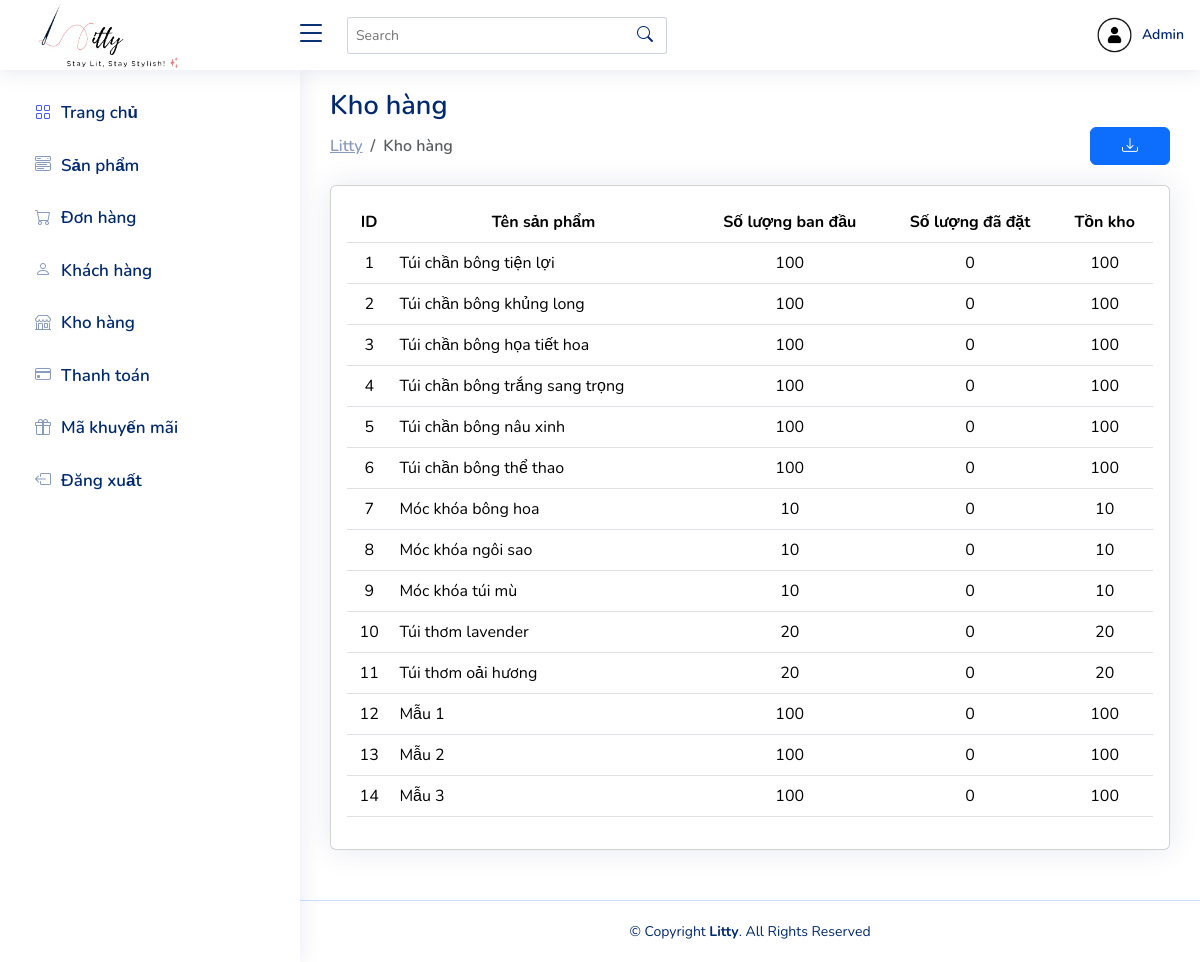
The page /admin/inventory.php (signed in) on the database its author committed.
### tables this page shows
CREATE TABLE Products (
    ID INT PRIMARY KEY AUTO_INCREMENT,
    name VARCHAR(100) UNIQUE, 
    categoryID INT,
    description TEXT,
    price DECIMAL(10, 2),
    stock INT,
    image VARCHAR(255),
    promotional ENUM('yes', 'no') DEFAULT 'no',
    promotionalprice DECIMAL(10, 0),
    created TIMESTAMP DEFAULT CURRENT_TIMESTAMP,
    FOREIGN KEY (categoryID) REFERENCES Categories(ID)
);

### admin/inventory.php (the view, shortened to what this page needs)
<?php
include '../database/connect.php';
$sql = "SELECT p.ID, p.name, p.stock AS initial_quantity,
               COALESCE(SUM(oi.quantity), 0) AS ordered_quantity
        FROM Products p
        LEFT JOIN OrderItems oi ON p.ID = oi.productID
        GROUP BY p.ID, p.name, p.stock";
$stmt = $pdo->prepare($sql);
$stmt->execute();
$products = $stmt->fetchAll(PDO::FETCH_ASSOC);
?>
<?php include 'header.php';?>
<main id="main" class="main">
    <div class="pagetitle">
        <h1>Kho hàng</h1>
        <div class="d-flex justify-content-between align-items-center">
            <nav>
                <ol class="breadcrumb mb-0">
                    <li class="breadcrumb-item"><a href="index.php">Litty</a></li>
                    <li class="breadcrumb-item active">Kho hàng</li>
                </ol>
            </nav>
            <div>
                <form action="inventory.php" method="POST">
                    <button type="submit" name="export_inventory" class="btn btn-primary" style="width: 80px"><i class="bi bi-download"></i></button>
                </form>
            </div>
        </div>
    </div>
    <section class="section mt-3">
        <div class="row">
            <div class="col-lg-12">
                <div class="card">
                    <div class="card-body">
                        <?php if (empty($products)): ?>
                        <div class="alert alert-warning" role="alert">
                            Không có sản phẩm nào trong kho.
                        </div>
                        <?php else: ?>
                        <table class="table datatable">
                            <thead>
                                <tr>
                                    <th class="text-center align-middle">ID</th>
                                    <th class="text-center align-middle">Tên sản phẩm</th>
                                    <th class="text-center align-middle">Số lượng ban đầu</th>
                                    <th class="text-center align-middle">Số lượng đã đặt</th>
                                    <th class="text-center align-middle">Tồn kho</th>
                                </tr>
                            </thead>
                            <tbody>
                                <?php foreach ($products as $product):
                                    $initial_quantity = $product['initial_quantity'];
                                    $ordered_quantity = $product['ordered_quantity'];
                                    $stock_quantity = $initial_quantity - $ordered_quantity;
                                ?>
                                    <tr>
                                        <td class="text-center align-middle"><?php echo htmlspecialchars($product['ID']); ?></td>
                                        <td class="align-middle"><?php echo htmlspecialchars($product['name']); ?></td>
                                        <td class="text-center align-middle"><?php echo htmlspecialchars($initial_quantity); ?></td>
                                        <td class="text-center align-middle"><?php echo htmlspecialchars($ordered_quantity); ?></td>
                                        <td class="text-center align-middle"><?php echo htmlspecialchars($stock_quantity); ?></td>
                                    </tr>
                                <?php endforeach; ?>
                            </tbody>
                        </table>
                    </div>
                <?php endif; ?>
            </div>
        </div>
    </section>
</main>
<?php include 'footer.php';?>

### admin/css/style.css (style rules this page uses)
:root { scroll-behavior: smooth; }
* { font-family: "Nunito", sans-serif; }
body { background: #f6f9ff; color: #444444; }
a { color: #4154f1; text-decoration: none; }
body, a, h1, h2, h3, h4, h5, h6 { font-family: "Nunito", sans-serif; }
#main { margin-top: 60px; padding: 20px 30px; transition: all 0.3s; }
.pagetitle { margin-bottom: 20px; }
.pagetitle h1 { font-size: 27px; margin-top: 10px; margin-bottom: 5px; font-weight: 600; color: #012970; }
.card { margin-bottom: 30px; border: none; border-radius: 5px; box-shadow: 0px 0 30px rgba(1, 41, 112, 0.1); }
.card-body { padding: 0 20px 20px 20px; }
.breadcrumb { font-size: 14px; font-family: "Nunito", sans-serif; color: #899bbd; font-weight: 600; }
.breadcrumb a { color: #899bbd; transition: 0.3s; }
.breadcrumb .breadcrumb-item::before { color: #899bbd; }
.breadcrumb .active { color: #51678f; font-weight: 600; }
@media (min-width: 1200px) { #main, #footer { margin-left: 300px; } }

### rows shown on the page
products: ID "1", name "Túi chần bông tiện lợi", stock "100", ordered_quantity "0"
products: ID "2", name "Túi chần bông khủng long", stock "100", ordered_quantity "0"
products: ID "3", name "Túi chần bông họa tiết hoa", stock "100", ordered_quantity "0"
products: ID "4", name "Túi chần bông trắng sang trọng", stock "100", ordered_quantity "0"
products: ID "5", name "Túi chần bông nâu xinh", stock "100", ordered_quantity "0"
products: ID "6", name "Túi chần bông thể thao", stock "100", ordered_quantity "0"
products: ID "7", name "Móc khóa bông hoa", stock "10", ordered_quantity "0"
products: ID "8", name "Móc khóa ngôi sao", stock "10", ordered_quantity "0"
products: ID "9", name "Móc khóa túi mù", stock "10", ordered_quantity "0"
products: ID "10", name "Túi thơm lavender", stock "20", ordered_quantity "0"
products: ID "11", name "Túi thơm oải hương", stock "20", ordered_quantity "0"
products: ID "12", name "Mẫu 1", stock "100", ordered_quantity "0"
products: ID "13", name "Mẫu 2", stock "100", ordered_quantity "0"
products: ID "14", name "Mẫu 3", stock "100", ordered_quantity "0"
